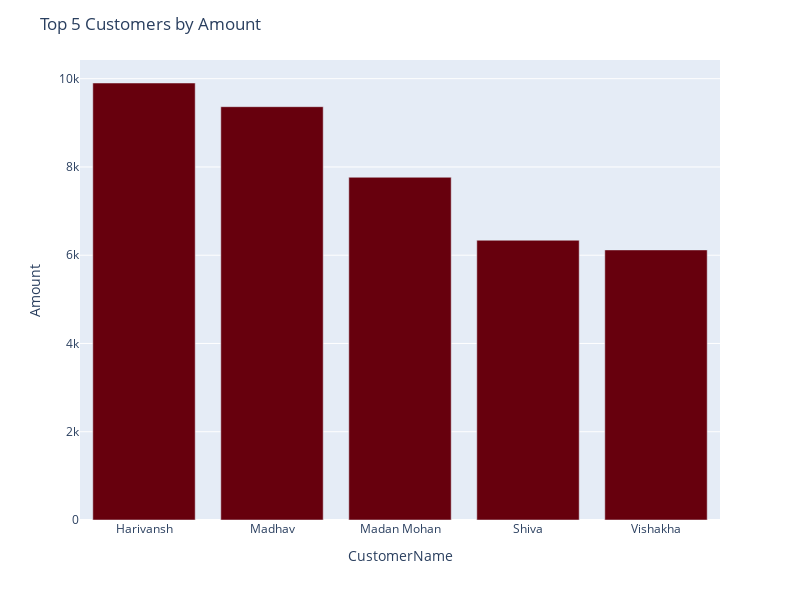

Notebook code for this chart:
### Code cell
fig = px.bar(data_frame=amount_by_cus, x='CustomerName', y='Amount', color_discrete_sequence=px.colors.sequential.Reds_r)
fig.update_layout(title='Top 5 Customers by Amount', autosize=False, height=600, width=800)
fig.show()

### Figure 1 — Plotly figure (JSON) as saved in the notebook; plotly's stock layout.template omitted (floating-point values rounded to 4 significant figures)
{"data": [{"alignmentgroup": "True", "hovertemplate": "CustomerName=%{x}<br>Amount=%{y}<extra></extra>", "legendgroup": "", "marker": {"color": "rgb(103,0,13)", "pattern": {"shape": ""}}, "name": "", "offsetgroup": "", "orientation": "v", "showlegend": false, "textposition": "auto", "type": "bar", "x": ["Harivansh", "Madhav", "Madan Mohan", "Shiva", "Vishakha"], "xaxis": "x", "y": [9902, 9365, 7766, 6339, 6120], "yaxis": "y"}], "layout": {"autosize": false, "barmode": "relative", "height": 600, "legend": {"tracegroupgap": 0}, "margin": {"t": 60}, "title": {"text": "Top 5 Customers by Amount"}, "width": 800, "xaxis": {"anchor": "y", "domain": [0, 1], "title": {"text": "CustomerName"}}, "yaxis": {"anchor": "x", "domain": [0, 1], "title": {"text": "Amount"}}}}
